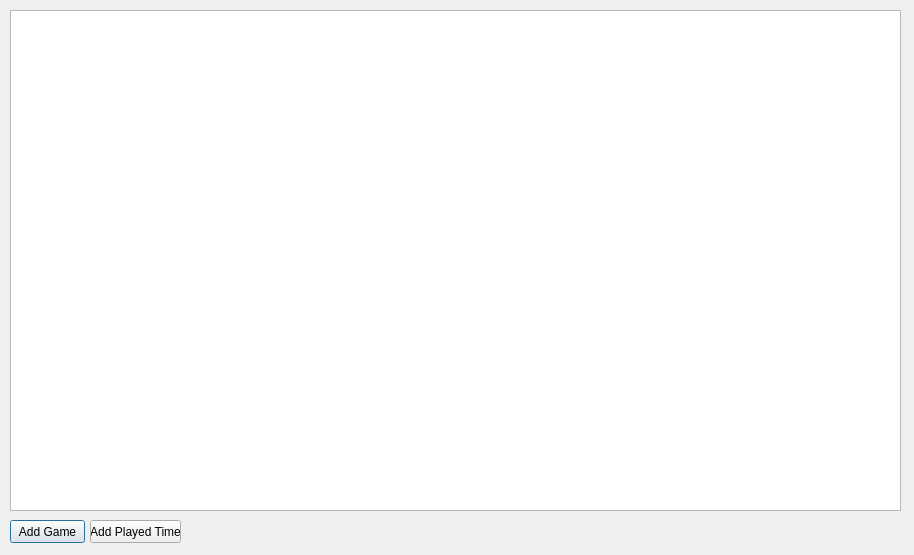
<?xml version="1.0" encoding="UTF-8"?>
<ui version="4.0">
 <class>Dialog</class>
 <widget class="QDialog" name="Dialog">
  <property name="geometry">
   <rect>
    <x>0</x>
    <y>0</y>
    <width>914</width>
    <height>555</height>
   </rect>
  </property>
  <property name="windowTitle">
   <string>Game Time Tracker</string>
  </property>
  <widget class="QTableWidget" name="table_allGames">
   <property name="geometry">
    <rect>
     <x>10</x>
     <y>10</y>
     <width>891</width>
     <height>501</height>
    </rect>
   </property>
   <property name="rowCount">
    <number>0</number>
   </property>
   <property name="columnCount">
    <number>0</number>
   </property>
  </widget>
  <widget class="QPushButton" name="btn_addGame">
   <property name="geometry">
    <rect>
     <x>10</x>
     <y>520</y>
     <width>75</width>
     <height>23</height>
    </rect>
   </property>
   <property name="text">
    <string>Add Game</string>
   </property>
  </widget>
  <widget class="QPushButton" name="btn_addTime">
   <property name="geometry">
    <rect>
     <x>90</x>
     <y>520</y>
     <width>91</width>
     <height>23</height>
    </rect>
   </property>
   <property name="text">
    <string>Add Played Time</string>
   </property>
  </widget>
 </widget>
 <resources/>
 <connections/>
</ui>
